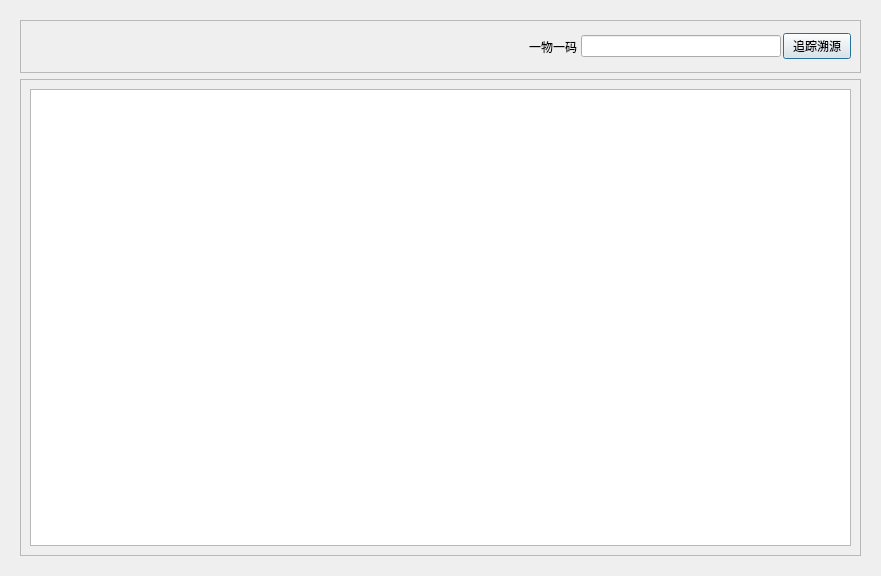
<?xml version="1.0" encoding="UTF-8"?>
<ui version="4.0">
 <class>ZhuisuoDialog</class>
 <widget class="QDialog" name="ZhuisuoDialog">
  <property name="geometry">
   <rect>
    <x>0</x>
    <y>0</y>
    <width>881</width>
    <height>576</height>
   </rect>
  </property>
  <property name="windowTitle">
   <string>追溯</string>
  </property>
  <layout class="QVBoxLayout" name="verticalLayout">
   <item>
    <widget class="QWidget" name="widget" native="true">
     <layout class="QVBoxLayout" name="verticalLayout_2" stretch="1,9">
      <item>
       <widget class="QFrame" name="frame">
        <property name="layoutDirection">
         <enum>Qt::LeftToRight</enum>
        </property>
        <property name="styleSheet">
         <string notr="true"/>
        </property>
        <property name="frameShape">
         <enum>QFrame::StyledPanel</enum>
        </property>
        <property name="frameShadow">
         <enum>QFrame::Raised</enum>
        </property>
        <layout class="QHBoxLayout" name="horizontalLayout">
         <item>
          <spacer name="horizontalSpacer">
           <property name="orientation">
            <enum>Qt::Horizontal</enum>
           </property>
           <property name="sizeHint" stdset="0">
            <size>
             <width>40</width>
             <height>20</height>
            </size>
           </property>
          </spacer>
         </item>
         <item>
          <layout class="QHBoxLayout" name="horizontalLayout_2">
           <property name="spacing">
            <number>2</number>
           </property>
           <item>
            <widget class="QLabel" name="label">
             <property name="minimumSize">
              <size>
               <width>50</width>
               <height>0</height>
              </size>
             </property>
             <property name="maximumSize">
              <size>
               <width>50</width>
               <height>16777215</height>
              </size>
             </property>
             <property name="text">
              <string>一物一码</string>
             </property>
            </widget>
           </item>
           <item>
            <widget class="QLineEdit" name="lineEdit">
             <property name="minimumSize">
              <size>
               <width>200</width>
               <height>0</height>
              </size>
             </property>
             <property name="maximumSize">
              <size>
               <width>200</width>
               <height>16777215</height>
              </size>
             </property>
            </widget>
           </item>
           <item>
            <widget class="QPushButton" name="pushButton">
             <property name="maximumSize">
              <size>
               <width>68</width>
               <height>16777215</height>
              </size>
             </property>
             <property name="text">
              <string>追踪溯源</string>
             </property>
            </widget>
           </item>
          </layout>
         </item>
        </layout>
       </widget>
      </item>
      <item>
       <widget class="QFrame" name="frame_2">
        <property name="styleSheet">
         <string notr="true"/>
        </property>
        <property name="frameShape">
         <enum>QFrame::StyledPanel</enum>
        </property>
        <property name="frameShadow">
         <enum>QFrame::Raised</enum>
        </property>
        <layout class="QHBoxLayout" name="horizontalLayout_3">
         <item>
          <widget class="QTableView" name="tableView"/>
         </item>
        </layout>
       </widget>
      </item>
     </layout>
    </widget>
   </item>
  </layout>
 </widget>
 <resources/>
 <connections/>
</ui>
